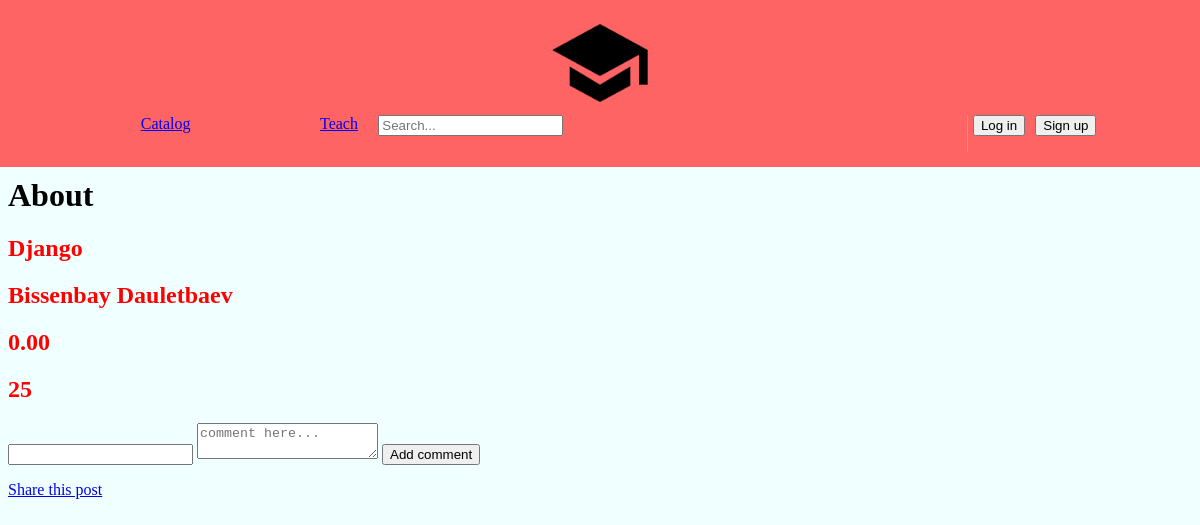
Screenshot of /25 with the database file from the repository.
### main/models.py (models this page shows, shortened)
class Course(models.Model):
    coursename = models.CharField(max_length=256, null=False)
    teacher = models.CharField(max_length=32, null=False)
    icon = models.ImageField(upload_to='course_images' , null=False)
    price = models.DecimalField(max_digits=8, decimal_places=2)
    added = models.ManyToManyField(User, default=None,related_name='added')
    learn_user = models.ManyToManyField(User,blank=True,related_name='learn_user')
    liked = models.BooleanField(default=False)

### main/views.py (the view)
# urls.py: path('<int:courseid>' , views.openC),
def openC(request,courseid):
    len = Course.objects.all().last().id
    if(courseid > len or courseid<1):
        return HttpResponse("ERROR")
    else:
        c = Course.objects.all().get(pk=courseid)
        name = c.coursename
        teacher = c.teacher
        price = c.price
        comment = Comment.objects.filter(
            Q(course_id=c.pk)
        )
        if comment.__len__() == 0:
            return render(request,'main/About.html',{
                'request':request,
                'name': name,
                'teacher': teacher,
                'id': price,
                'crsid': courseid,
                'comments': comment,
            })
        else:
            return redirect('addcmnt',courseid=courseid)

### main/templates/main/About.html (shortened to what this page needs)
{% load static %}
{% include 'main/header.html' %}
<html lang="en">
<head>
        <link rel="stylesheet" type="text/css" href="{% static 'main/about.css' %}">
</head>
<body>
<h1>About</h1>
<div class="course">
    <h2>{{ name }}</h2>
    <h2>{{ teacher }}</h2>
    <h2>{{ id }}</h2>
    <h2>{{ crsid }}</h2>
<form method="post" action="{% url 'addcmnt' courseid=crsid%}">
        <div class="comm">
        <input type="text" name="post">
        <textarea placeholder="comment here..." name="com"></textarea>
        <a><button type="submit">Add comment</button></a>
        </div>
    </form>
<p>
  <a href="{% url 'post_share' c_id=crsid %}">
    Share this post
  </a>
</p>
</body>
</html>

### main/static/main/test.css (style rules this page uses)
body { background-color: azure; }
h2 { color: red; }

### main/static/main/header.css (style rules this page uses)
a { margin-top: 10px; }

### rows the page displays
Course: coursename "Django", teacher "Bissenbay Dauletbaev", price "0.00"

### other values shown
{{ crsid }} "25"
